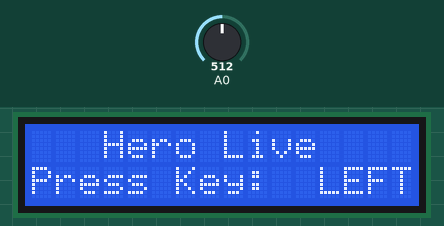
This sketch was run on a simulated Arduino Uno, built with avr-gcc and run on an emulated ATmega328P. Shown: 16×2 character LCD. Inputs (shaded band) come from the test bench; at power-on: A0 = 512. What the sketch prints to the serial monitor is not drawn.

Above: at 1.2 s.
1.3 s: A0 set to 610
At 2.4 s:
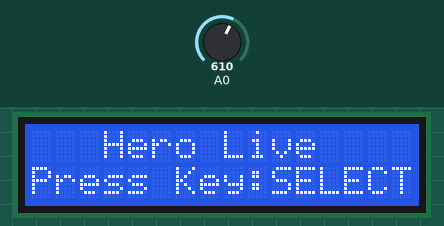
2.8 s: A0 set to 390
At 3.5 s:
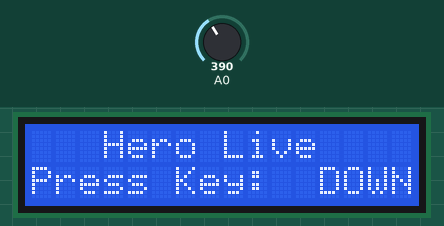
4.3 s: A0 set to 190
At 4.7 s:
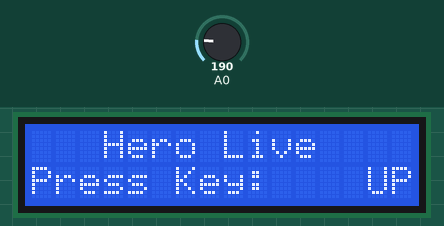
5.8 s: A0 set to 50
At 6.9 s:
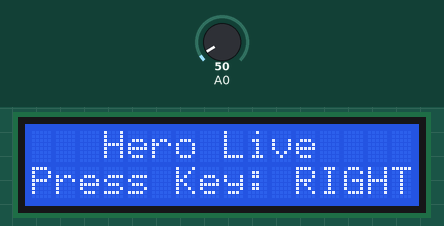
7.3 s: A0 set to 70
At 8.1 s:
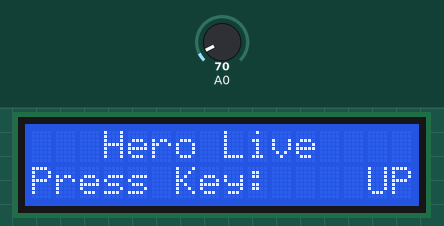
8.8 s: A0 set to 0
At 9.1 s:
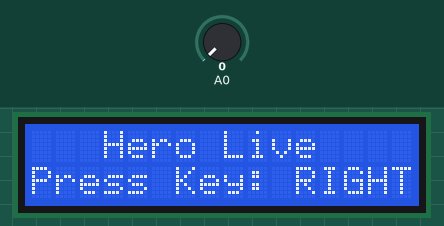
Timing chart, 0 to 10.9 s (numbered marks = the images above; inputs shaded):
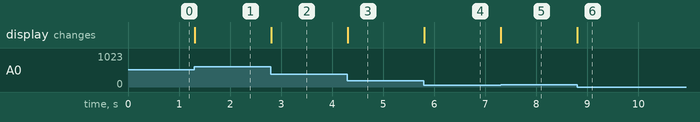

The sketch:

LCDKeypadShield_Select_Display.ino
```cpp
#include <LiquidCrystal.h>

//LCD pin to Arduino
const int pin_RS = 8;
const int pin_EN = 9;
const int pin_d4 = 4;
const int pin_d5 = 5;
const int pin_d6 = 6;
const int pin_d7 = 7;
const int pin_BL = 10;

LiquidCrystal lcd( pin_RS, pin_EN, pin_d4, pin_d5, pin_d6, pin_d7);

// define some values used by the panel and buttons
int lcd_key = 0;
int adc_key_in = 0;
#define btnRIGHT 0
#define btnUP 1
#define btnDOWN 2
#define btnLEFT 3
#define btnSELECT 4
#define btnNONE 5

void setup() {
  Serial.begin(9600);

  lcd.begin(16, 2);

  lcd.setCursor(3, 0);

  lcd.print("Hero Live");
  lcd.setCursor(0, 1);
  lcd.print("Press Key:");
}

void loop() {
  lcd_key = read_LCD_buttons();
  lcd.setCursor(10, 1);
  switch (lcd_key) {
    case btnRIGHT: {
        Serial.println(adc_key_in);
        lcd.print(" RIGHT");
        break;
      }
    case btnLEFT: {
        Serial.println(adc_key_in);
        lcd.print("  LEFT");
        break;
      }
    case btnUP: {
        Serial.println(adc_key_in);
        lcd.print("    UP");
        break;
      }
    case btnDOWN: {
        Serial.println(adc_key_in);
        lcd.print("  DOWN");
        break;
      }
    case btnSELECT: {
        Serial.println(adc_key_in);
        lcd.print("SELECT");
        break;
      }
      //    case btnNONE: {
      //        lcd.print("  NONE");
      //        break;
      //      }
  }
}

int read_LCD_buttons() {
  adc_key_in = analogRead(0); //A0
  if (adc_key_in < 60) {
    return btnRIGHT;
  }
  else if (adc_key_in < 200) {
    return btnUP;
  }
  else if (adc_key_in < 400) {
    return btnDOWN;
  }
  else if (adc_key_in < 600) {
    return btnLEFT;
  }
  else if (adc_key_in < 800) {
    return btnSELECT;
  } else {
    return btnNONE;
  }
}
```

Measured:
- after the input at 1.3 s, the display: changes at once (image 1)
- after the input at 2.8 s, the display: changes at once (image 2)
- after the input at 4.3 s, the display: changes at once (image 3)
- after the input at 5.8 s, the display: changes at once (image 4)
- after the input at 7.3 s, the display: changes at once (image 5)
- after the input at 8.8 s, the display: changes at once (image 6)
